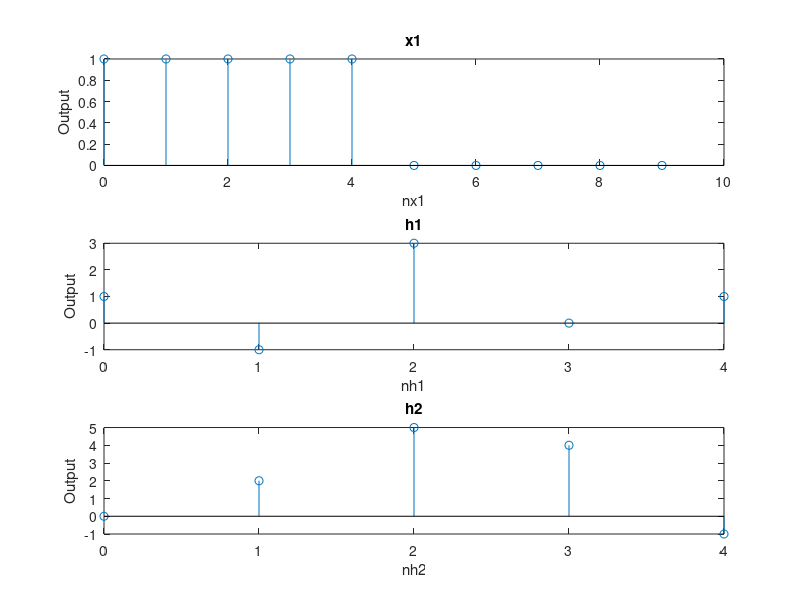

The MATLAB script that drew this image:
nx1 = 0:9;
nh1 = 0:4;
x1 = [ones(1, 5) zeros(1, 5)];
h1 = [1 -1 3 0 1];
h2 = [0 2 5 4 -1];

subplot(3, 1, 1)
stem(nx1, x1)
xlabel('nx1')
ylabel('Output')
title('x1')
subplot(3, 1, 2)
stem(nh1, h1)
xlabel('nh1')
ylabel('Output')
title('h1')
subplot(3, 1, 3)
stem(nh1, h2)
xlabel('nh2')
ylabel('Output')
title('h2')
